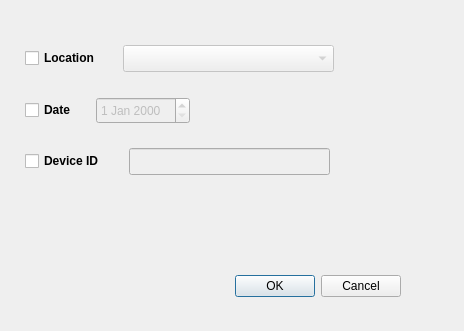
<?xml version="1.0" encoding="UTF-8"?>
<ui version="4.0">
 <class>FilterByDialog</class>
 <widget class="QDialog" name="FilterByDialog">
  <property name="geometry">
   <rect>
    <x>0</x>
    <y>0</y>
    <width>464</width>
    <height>331</height>
   </rect>
  </property>
  <property name="windowTitle">
   <string>Export Records By...</string>
  </property>
  <widget class="QDialogButtonBox" name="buttonBox">
   <property name="geometry">
    <rect>
     <x>170</x>
     <y>270</y>
     <width>231</width>
     <height>32</height>
    </rect>
   </property>
   <property name="orientation">
    <enum>Qt::Horizontal</enum>
   </property>
   <property name="standardButtons">
    <set>QDialogButtonBox::Cancel|QDialogButtonBox::Ok</set>
   </property>
  </widget>
  <widget class="QCheckBox" name="locationCheckBox">
   <property name="geometry">
    <rect>
     <x>25</x>
     <y>47</y>
     <width>92</width>
     <height>22</height>
    </rect>
   </property>
   <property name="font">
    <font>
     <weight>75</weight>
     <bold>true</bold>
    </font>
   </property>
   <property name="text">
    <string>Location</string>
   </property>
  </widget>
  <widget class="QCheckBox" name="dateCheckBox">
   <property name="geometry">
    <rect>
     <x>25</x>
     <y>99</y>
     <width>65</width>
     <height>22</height>
    </rect>
   </property>
   <property name="font">
    <font>
     <weight>75</weight>
     <bold>true</bold>
    </font>
   </property>
   <property name="text">
    <string>Date</string>
   </property>
  </widget>
  <widget class="QDateEdit" name="dateEdit">
   <property name="enabled">
    <bool>false</bool>
   </property>
   <property name="geometry">
    <rect>
     <x>96</x>
     <y>97</y>
     <width>94</width>
     <height>27</height>
    </rect>
   </property>
  </widget>
  <widget class="QCheckBox" name="deviceIdCheckBox">
   <property name="geometry">
    <rect>
     <x>25</x>
     <y>150</y>
     <width>98</width>
     <height>22</height>
    </rect>
   </property>
   <property name="font">
    <font>
     <weight>75</weight>
     <bold>true</bold>
    </font>
   </property>
   <property name="text">
    <string>Device ID</string>
   </property>
  </widget>
  <widget class="QLineEdit" name="deviceIdLineEdit">
   <property name="enabled">
    <bool>false</bool>
   </property>
   <property name="geometry">
    <rect>
     <x>129</x>
     <y>148</y>
     <width>201</width>
     <height>27</height>
    </rect>
   </property>
  </widget>
  <widget class="QComboBox" name="locationComboBox">
   <property name="enabled">
    <bool>false</bool>
   </property>
   <property name="geometry">
    <rect>
     <x>123</x>
     <y>45</y>
     <width>211</width>
     <height>27</height>
    </rect>
   </property>
  </widget>
 </widget>
 <resources/>
 <connections>
  <connection>
   <sender>buttonBox</sender>
   <signal>accepted()</signal>
   <receiver>FilterByDialog</receiver>
   <slot>accept()</slot>
   <hints>
    <hint type="sourcelabel">
     <x>248</x>
     <y>254</y>
    </hint>
    <hint type="destinationlabel">
     <x>157</x>
     <y>274</y>
    </hint>
   </hints>
  </connection>
  <connection>
   <sender>buttonBox</sender>
   <signal>rejected()</signal>
   <receiver>FilterByDialog</receiver>
   <slot>reject()</slot>
   <hints>
    <hint type="sourcelabel">
     <x>316</x>
     <y>260</y>
    </hint>
    <hint type="destinationlabel">
     <x>286</x>
     <y>274</y>
    </hint>
   </hints>
  </connection>
 </connections>
</ui>
